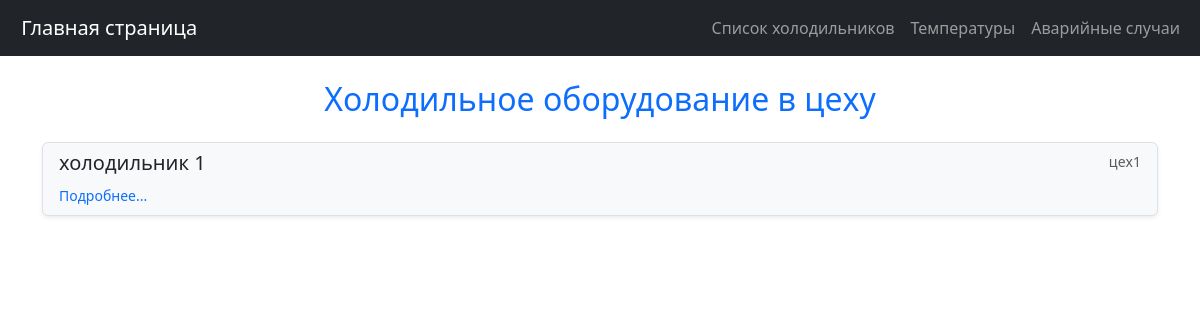
/, run on an earlier commit of the app's database.
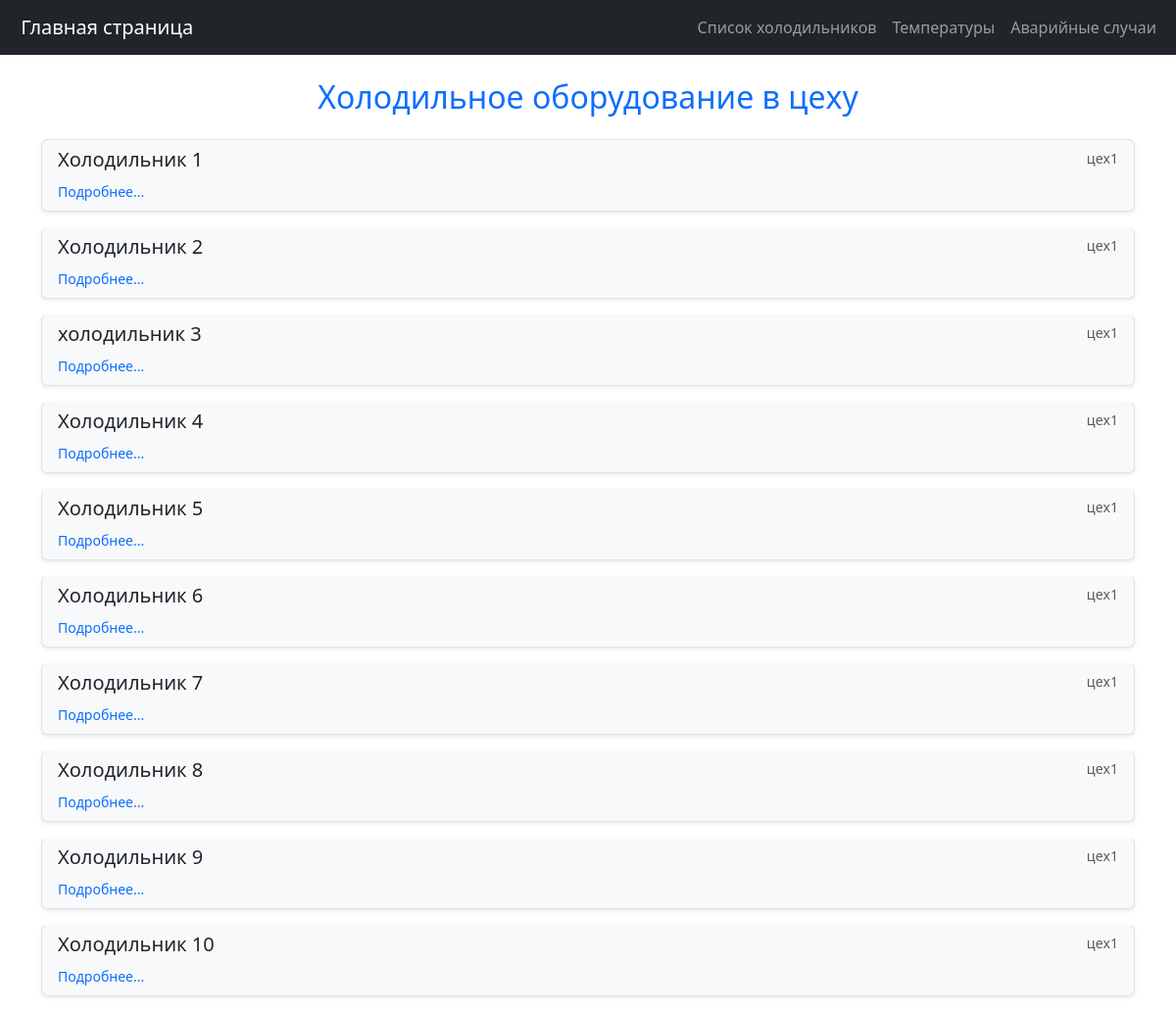
And on a later commit of the database.
### fr1/models.py (models this page shows, shortened)
class Fridge(models.Model):
    name = models.CharField(max_length=100)  # Название холодильника
    location = models.CharField(max_length=255, blank=True, null=True)  # Местоположение холодильника (опционально)
    image = models.ImageField(upload_to='fridges/', null=True, blank=True)  # Поле для изображения

### fr1/views.py (the view)
# urls.py: path('', views.fridge_list, name='fridge_list'),  # Список холодильников
def fridge_list(request):
    fridges = Fridge.objects.all()
    return render(request, 'fr1/fridge_list.html', {'fridges': fridges})

### fr1/templates/fr1/fridge_list.html (shortened to what this page needs)
{% extends 'base.html' %}
{% block content %}
<h2 class="mb-4 text-center text-primary">Холодильное оборудование в цеху</h2>
<div class="list-group">
    {% for fridge in fridges %}
    <a href="{% url 'fridge_detail' fridge.id %}" class="list-group-item list-group-item-action flex-column align-items-start shadow-sm mb-3 rounded" style="background-color: #f8f9fa;">
        <div class="d-flex w-100 justify-content-between">
            <h5 class="mb-1 text-dark">{{ fridge.name }}</h5>
            <small class="text-muted">{{ fridge.location }}</small>
        </div>
        <small class="text-primary">Подробнее...</small>
    </a>
    {% empty %}
    <p>No fridges available.</p>
    {% endfor %}
</div>
{% endblock %}

What changed in the data, as far as the page shows it:
changed Fridge: name "холодильник 1" → "Холодильник 1"
added Fridge: name "Холодильник 2", location "цех1"
added Fridge: name "холодильник 3", location "цех1"
added Fridge: name "Холодильник 4", location "цех1"
added Fridge: name "Холодильник 5", location "цех1"
added Fridge: name "Холодильник 6", location "цех1"
added Fridge: name "Холодильник 7", location "цех1"
added Fridge: name "Холодильник 8", location "цех1"
added Fridge: name "Холодильник 9", location "цех1"
added Fridge: name "Холодильник 10", location "цех1"
